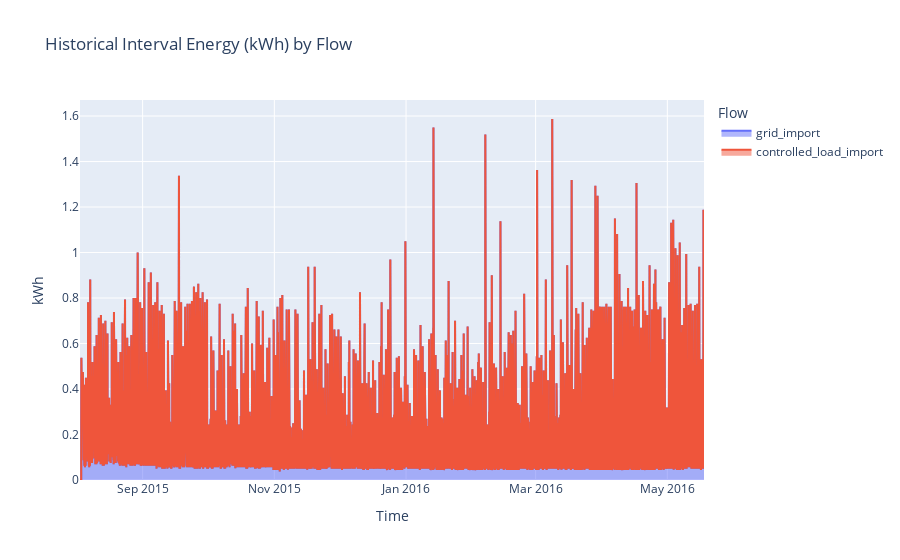

This figure's notebook cell:
### Markdown cell above
# Visualisations

### Code cell
hist = (
    df.reset_index()[["t_start","flow","kwh"]]
      .sort_values("t_start")
)

fig = px.area(
    hist, x="t_start", y="kwh", color="flow",
    title="Historical Interval Energy (kWh) by Flow",
    labels={"t_start":"Time", "kwh":"kWh"}
)
fig.update_layout(legend_title_text="Flow", hovermode="x unified")
fig.show()

### Figure 1 — Plotly figure (JSON) as saved in the notebook; plotly's stock layout.template omitted (floating-point values rounded to 4 significant figures; data arrays with more than 128 entries replaced by an {"elided": "..."} marker saying what was removed)
{"data": [{"fillpattern": {"shape": ""}, "hovertemplate": "flow=grid_import<br>Time=%{x}<br>kWh=%{y}<extra></extra>", "legendgroup": "grid_import", "line": {"color": "#636efa"}, "marker": {"symbol": "circle"}, "mode": "lines", "name": "grid_import", "orientation": "v", "showlegend": true, "stackgroup": "1", "type": "scatter", "x": {"elided": "13872 str values"}, "xaxis": "x", "y": {"elided": "13872 float values"}, "yaxis": "y"}, {"fillpattern": {"shape": ""}, "hovertemplate": "flow=controlled_load_import<br>Time=%{x}<br>kWh=%{y}<extra></extra>", "legendgroup": "controlled_load_import", "line": {"color": "#EF553B"}, "marker": {"symbol": "circle"}, "mode": "lines", "name": "controlled_load_import", "orientation": "v", "showlegend": true, "stackgroup": "1", "type": "scatter", "x": {"elided": "13872 str values"}, "xaxis": "x", "y": {"elided": "13872 float values"}, "yaxis": "y"}], "layout": {"hovermode": "x unified", "legend": {"title": {"text": "Flow"}, "tracegroupgap": 0}, "title": {"text": "Historical Interval Energy (kWh) by Flow"}, "xaxis": {"anchor": "y", "domain": [0, 1], "title": {"text": "Time"}}, "yaxis": {"anchor": "x", "domain": [0, 1], "title": {"text": "kWh"}}}}
